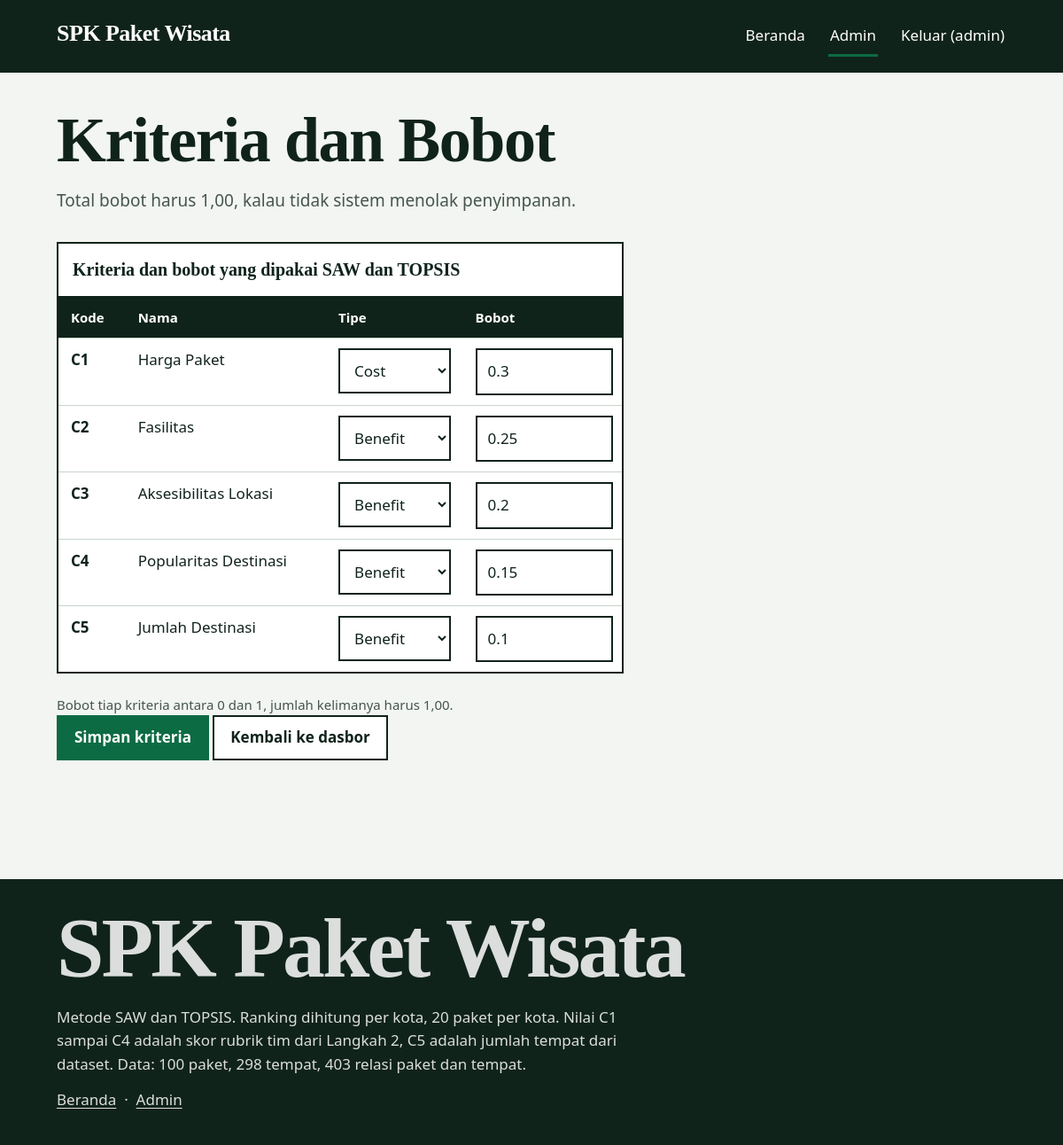
Screenshot of /admin/kriteria (signed in) with the database file from the repository.
### tables this page shows
CREATE TABLE kriteria (
    id INTEGER PRIMARY KEY AUTOINCREMENT,
    kode TEXT NOT NULL UNIQUE,
    nama TEXT NOT NULL,
    tipe TEXT NOT NULL CHECK (tipe IN ('Benefit', 'Cost')),
    bobot REAL NOT NULL CHECK (bobot >= 0 AND bobot <= 1)
);

### app.py (the view, shortened to what this page needs)
@app.route("/admin/kriteria", methods=["GET", "POST"])
@login_required
def admin_kriteria():
    kriteria = database.get_kriteria()
    return render_template("admin_kriteria.html", kriteria=kriteria)

### app.py (called while the page is built)
def login_required(view):
    @wraps(view)
    def wrapper(*args, **kwargs):
        if not session.get("admin"):
            return redirect(url_for("admin_login"))
        return view(*args, **kwargs)
    return wrapper

### database.py (called while the page is built)
def get_connection():
    conn = sqlite3.connect(DB_PATH)
    conn.row_factory = sqlite3.Row
    conn.execute("PRAGMA foreign_keys = ON")
    return conn

def get_kriteria():
    conn = get_connection()
    try:
        rows = conn.execute("SELECT * FROM kriteria ORDER BY kode").fetchall()
        return [dict(r) for r in rows]
    finally:
        conn.close()

### templates/admin_kriteria.html (shortened to what this page needs)
{% extends "base.html" %}
{% block content %}
<div class="page-head">
  <h1>Kriteria dan Bobot</h1>
  <p class="lede">Total bobot harus 1,00, kalau tidak sistem menolak penyimpanan.</p>
</div>
<form method="post">
  <div class="table-wrapper" tabindex="0" role="region" aria-labelledby="kriteria-admin-caption">
  <table>
    <caption id="kriteria-admin-caption">Kriteria dan bobot yang dipakai SAW dan TOPSIS</caption>
    <thead><tr><th scope="col">Kode</th><th scope="col">Nama</th><th scope="col">Tipe</th><th scope="col">Bobot</th></tr></thead>
    <tbody>
    {% for k in kriteria %}
    <tr>
      <th scope="row">{{ k.kode }}</th>
      <td>{{ k.nama }}</td>
      <td>
        <select id="tipe_{{ k.kode }}" name="tipe_{{ k.kode }}"><option value="Benefit" {% if k.tipe=='Benefit' %}selected{% endif %}>Benefit</option><option value="Cost" {% if k.tipe=='Cost' %}selected{% endif %}>Cost</option></select>
      </td>
      <td>
        <input type="number" step="0.01" min="0" max="1" id="bobot_{{ k.kode }}" name="bobot_{{ k.kode }}" value="{{ k.bobot }}" required aria-describedby="bobot-hint">
      </td>
    </tr>
    {% endfor %}
    </tbody>
  </table>
  </div>
  <p class="hint" id="bobot-hint">Bobot tiap kriteria antara 0 dan 1, jumlah kelimanya harus 1,00.</p>
  <p><button type="submit">Simpan kriteria</button> <a class="btn btn-quiet" href="{{ url_for('admin_dashboard') }}">Kembali ke dasbor</a></p>
</form>
{% endblock %}

### static/style.css (style rules this page uses)
:root { --ground: #f2f5f2; --surface: #ffffff; --field: #e4ece6; --ink: #10231b; --muted: #46564d; --accent: #0c6b43; --accent-ink: #ffffff; --accent-deep: #084d30; --line: #c9d4cc; --winner: #fdf0c2; --danger: #8f1d1d; --danger-field: #fbe9e7; --ok-field: #e2f0e6; --display: Georgia, "Times New Roman", serif; --text: system-ui, -apple-system, "Segoe UI", Roboto, Arial, sans-serif; --measure: 1120px; --gap: 24px; }
* { box-sizing: border-box; }
html { overflow-x: clip; scroll-behavior: smooth; }
body { overflow-x: clip; }
body { margin: 0; background: var(--ground); color: var(--ink); font-family: var(--text); font-size: 17px; line-height: 1.55; }
h1, h2, h3, h4 { font-family: var(--display); font-weight: 700; letter-spacing: -0.02em; line-height: 1.02; overflow-wrap: break-word; min-width: 0; }
h1 { font-size: clamp(40px, 6vw, 72px); margin: 0 0 16px; }
p { margin: 0 0 14px; max-width: 68ch; }
a { color: var(--accent); text-underline-offset: 3px; }
.page-head { margin-bottom: 32px; }
.page-head .lede { font-size: 19px; color: var(--muted); max-width: 62ch; }
.btn, button { background: var(--accent); color: var(--accent-ink); border: 0; padding: 12px 20px; font: inherit; font-weight: 700; cursor: pointer; text-decoration: none; display: inline-block; min-height: 44px; }
.btn-quiet { background: var(--surface); color: var(--ink); border: 2px solid var(--ink); padding: 10px 18px; }
.table-wrapper { overflow: auto; max-width: 100%; container-type: inline-size; border: 2px solid var(--ink); background: var(--surface); margin-bottom: 24px; }
table { width: 100%; min-width: 640px; border-collapse: separate; border-spacing: 0; background: var(--surface); }
caption { text-align: left; font-family: var(--display); font-size: 20px; font-weight: 700; padding: 14px 16px; border-bottom: 2px solid var(--ink); background: var(--surface); }
th, td { padding: 11px 14px; text-align: left; vertical-align: top; border-bottom: 1px solid var(--line); font-variant-numeric: tabular-nums; }
thead th { position: sticky; top: 0; z-index: 1; background: var(--ink); color: var(--surface); font-size: 15px; }
tbody tr:last-child th, tbody tr:last-child td { border-bottom: 0; }
th[scope="row"] { font-weight: 700; }
th[scope="row"] { white-space: nowrap; }
form { max-width: 640px; }
.hint { color: var(--muted); font-size: 15px; margin: 4px 0 0; }
input, select, textarea { font: inherit; padding: 11px 12px; width: 100%; background: var(--surface); color: var(--ink); border: 2px solid var(--ink); min-height: 44px; }
@media (prefers-reduced-motion: no-preference) { main > * { animation: rise 320ms ease-out both; } }
@media (prefers-reduced-motion: no-preference) { main > *:nth-child(2) { animation-delay: 60ms; } }

### rows the page displays
kriteria: kode "C1", nama "Harga Paket", tipe+kode "Cost", bobot "0.3"
kriteria: kode "C2", nama "Fasilitas", tipe+kode "Benefit", bobot "0.25"
kriteria: kode "C3", nama "Aksesibilitas Lokasi", tipe+kode "Benefit", bobot "0.2"
kriteria: kode "C4", nama "Popularitas Destinasi", tipe+kode "Benefit", bobot "0.15"
kriteria: kode "C5", nama "Jumlah Destinasi", tipe+kode "Benefit", bobot "0.1"

### other values shown
{{ session.get('admin') }} "admin"
